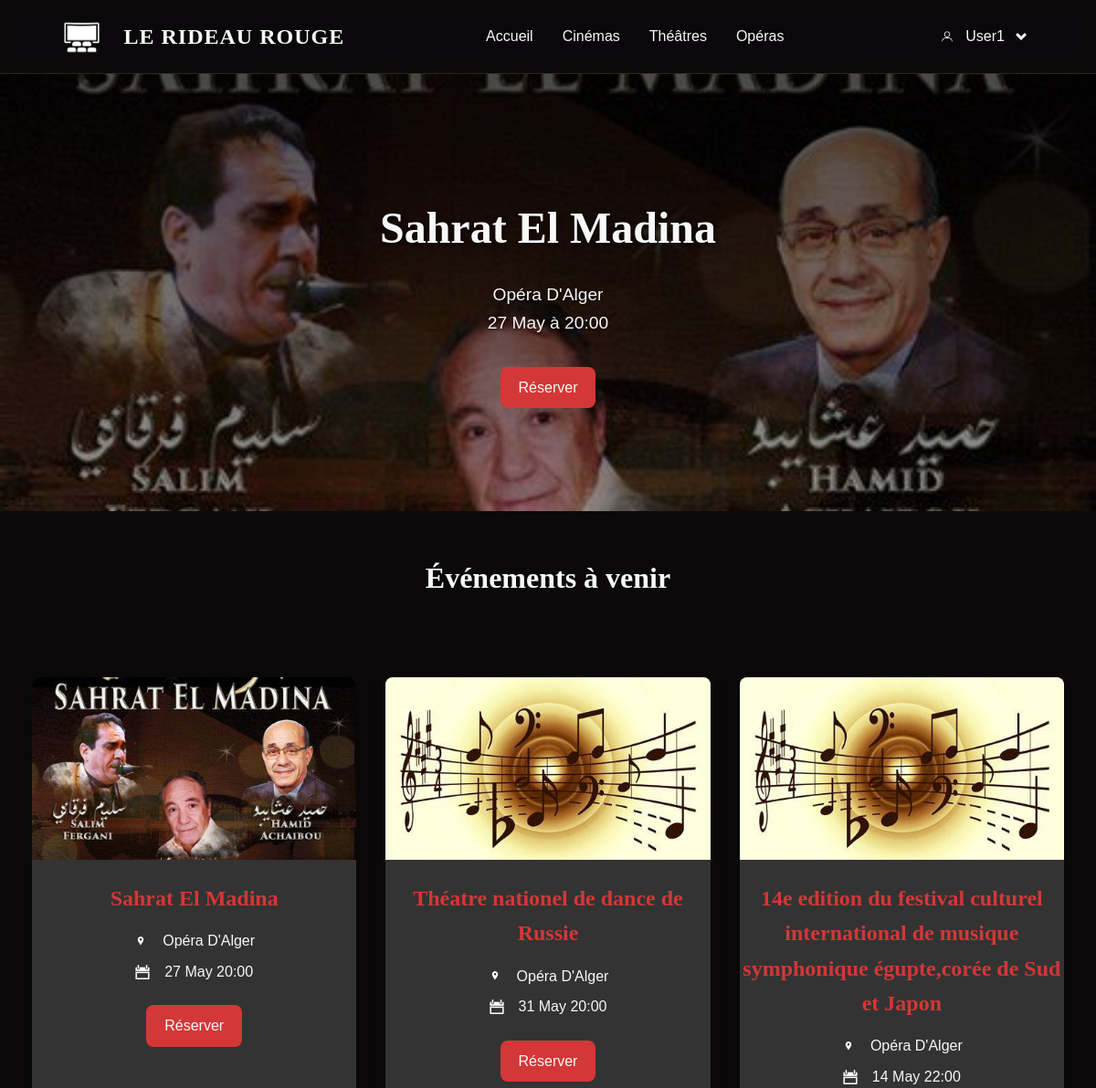
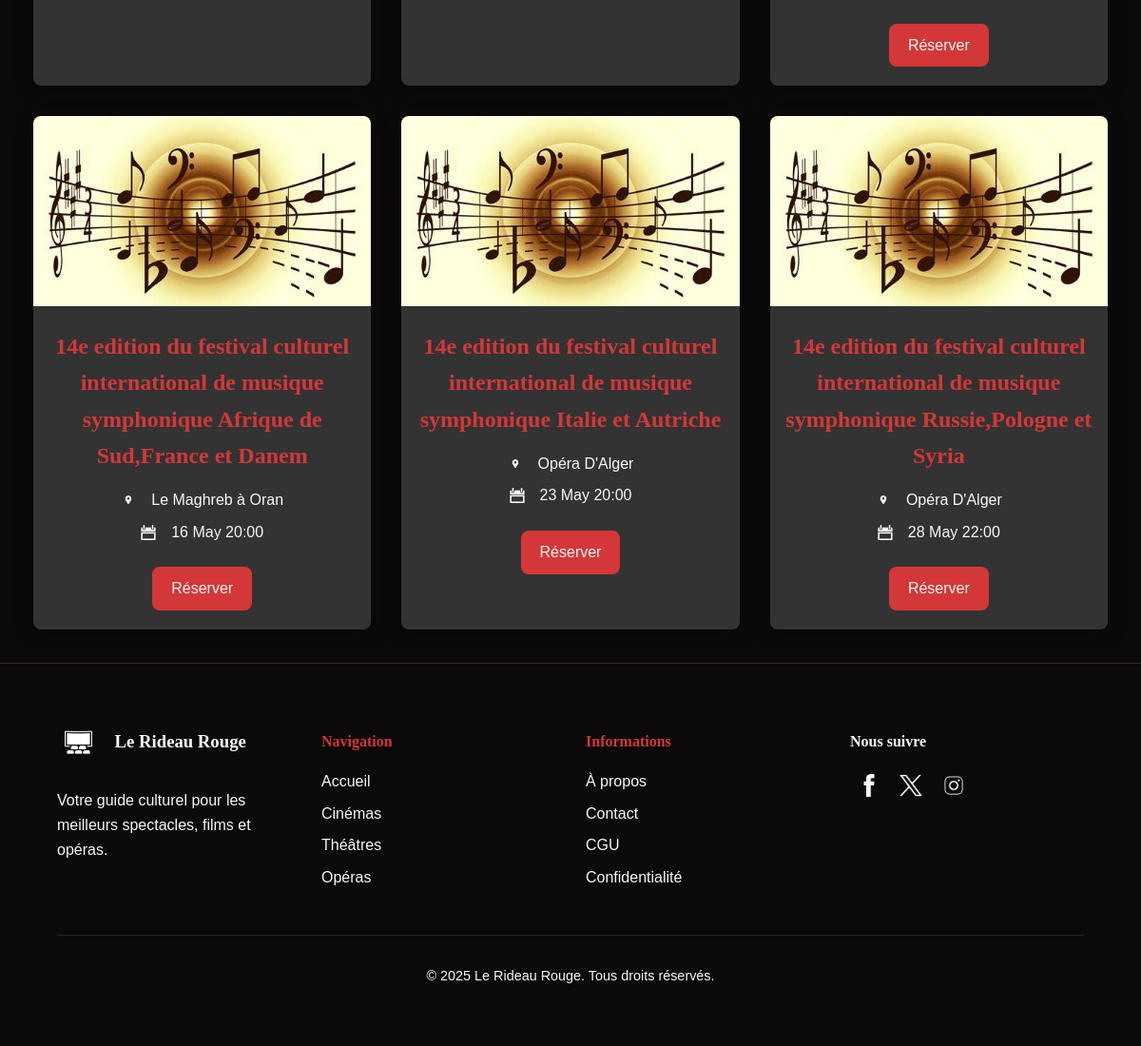
/Opera.php (signed in), run on the app's committed database (2 pictures, top to bottom).
### tables this page shows
CREATE TABLE events (
    id INT AUTO_INCREMENT PRIMARY KEY,
    title VARCHAR(100) NOT NULL,
    event_description TEXT,
    image_path VARCHAR(255),
    category ENUM('cinema','theatre','opera') NOT NULL,
    date_event DATETIME NOT NULL,
    venue VARCHAR(100) NOT NULL,
    price DECIMAL(10,2) NOT NULL
);

### Opera.php (the view, shortened to what this page needs)
<?php
require 'database/db_connect.php';
$category = 'opera';
?>
<!DOCTYPE html>
<html lang="fr">
<head>
    <link rel="stylesheet" href="styles/EventStyle.css">
</head>
<body>
    <?php include 'includes/Header.php'; ?>
    <?php
    $sql = "SELECT * FROM events WHERE category='$category'";
    $result = $conn->query($sql);
    $events = $result->fetchAll();
    $total_events = count($events);
    if ($total_events > 0) {
        $featured = $events[0];
    ?>
        <div class="event-hero">
            <img src="images/<?php echo $featured['image_path']; ?>" alt="<?php echo $featured['title']; ?>">
            <div class="event-hero-info">
                <h2><?php echo $featured['title']; ?></h2>
                <p><?php echo $featured['venue']; ?><br>
                   <?php echo date('d M à H:i', strtotime($featured['date_event'])); ?></p>
                <a href="reservation.php?id=<?php echo $featured['id']; ?>" class="event-btn">Réserver</a>
            </div>
        </div>
    <?php
        }
        else { ?>
            <div class="event-hero-info">
                <h2><? echo "no featured event";?></h2>
            </div>
       <?php } ?>
    <section class="events-list">
        <h2 class="events-section-title">Événements à venir</h2>
        <div class="events-grid">
            <?php foreach($events as $event): ?>
                <div class="event-card">
                    <img src="images/<?php echo $event['image_path']; ?>"
                         alt="<?php echo $event['title']; ?>"
                         class="event-image">
                    <div class="event-card-info">
                        <h3><?php echo $event['title']; ?></h3>
                        <div class="event-meta">
                            <p><img src="images/location.png" alt="Location" class="icon"> <?php echo $event['venue']; ?></p>
                            <p><img src="images/calendar.png" alt="Date" class="icon"> <?php echo date('d M H:i', strtotime($event['date_event'])); ?></p>
                        </div>
                        <a href="reservation.php?id=<?php echo $event['id']; ?>"
                           class="event-btn">Réserver</a>
                    </div>
                </div>
            <?php endforeach; ?>
        </div>
    </section>
    <?php include 'includes/Footer.php'; ?>
</body>
</html>

### styles/EventStyle.css (style rules this page uses)
.event-hero { height: 60vh; min-height: 400px; position: relative; display: flex; align-items: center; justify-content: center; margin-bottom: 3rem; overflow: hidden; }
.event-hero img { position: absolute; top: 0; left: 0; width: 100%; height: 100%; object-fit: cover; z-index: 1; }
.event-hero::before { content: ""; position: absolute; top: 0; left: 0; right: 0; bottom: 0; background: linear-gradient(rgba(0, 0, 0, 0.7), rgba(0, 0, 0, 0.4)); z-index: 2; }
.event-hero-info { position: relative; z-index: 3; text-align: center; color: var(--light-color); padding: 2rem; max-width: 800px; }
.event-hero-info h2 { font-size: 3rem; margin-bottom: 1rem; text-shadow: 2px 2px 4px rgba(0, 0, 0, 0.5); }
.event-hero-info p { font-size: 1.2rem; margin-bottom: 2rem; text-shadow: 1px 1px 2px rgba(0, 0, 0, 0.5); }
.events-grid { display: grid; grid-template-columns: repeat(auto-fit, minmax(300px, 1fr)); gap: 2rem; padding: 35px; margin: 3rem auto 0; max-width: 1200px; }
.events-section-title { text-align: center; font-size: 2rem; margin-bottom: 20px; color: var(--light-color); }
.event-card { background: var(--gray-color); border-radius: var(--border-radius); overflow: hidden; box-shadow: var(--shadow); transition: var(--transition); }
.event-image { width: 100%; height: 200px; object-fit: cover; }
.event-card-info h3 { text-align: center; display: block; width: 100%; padding: 0; font-size: 1.5rem; margin: 15px auto; color: var(--accent-color); }
.event-meta { margin-bottom: 1.5rem; }
.event-meta p { margin: 1rem 0; display: flex; justify-content: center; align-items: center; gap: 1rem; color: var(--light-color); }
.event-btn { display: inline-block; background: var(--accent-color); color: var(--light-color); padding: 10px 20px; border-radius: var(--border-radius); margin-top: 15px; text-decoration: none; transition: var(--transition); font-weight: 500; margin: 15px auto 20px; display: block; width: fit-content; }
.icon { width: 16px; height: 16px; }

### styles/style.css (style rules this page uses)
:root { --primary-color: #8b0000; --secondary-color: #b22222; --accent-color: #d43737; --light-color: #f8f8f8; --dark-color: #0b090a; --gray-color: #333333; --font-main: "Playfair Display", serif; --font-secondary: "Montserrat", sans-serif; --transition: all 0.3s ease; --shadow: 0 4px 20px rgba(0, 0, 0, 0.25); --border-radius: 8px; --overlay-dark: rgba(0, 0, 0, 0.7); --header-bg: rgba(11, 9, 10, 0.9); }
body { font-family: var(--font-secondary); margin: 0; padding: 0; background-color: var(--dark-color); color: var(--light-color); line-height: 1.6; padding-top: 80px; }
h1, h2, h3, h4, h5, h6 { font-family: var(--font-main); font-weight: 700; }
a { color: inherit; text-decoration: none; transition: var(--transition); }
.icon { width: 16px; height: 16px; vertical-align: middle; margin-right: 8px; }
.events-grid { display: grid; grid-template-columns: repeat(auto-fit, minmax(300px, 1fr)); gap: 2rem; margin-top: 3rem; }
.event-card { background-color: var(--gray-color); border-radius: var(--border-radius); overflow: hidden; transition: var(--transition); box-shadow: var(--shadow); }
.event-image { width: 100%; height: 200px; object-fit: cover; }
.event-meta { margin-bottom: 1.5rem; }
.event-meta p { margin: 0.5rem 0; display: flex; align-items: center; gap: 0.5rem; }

### data on the page
events: image_path (picture), title "Sahrat El Madina", venue "Opéra D'Alger", date_event "27 May à 20:00", date_event "27 May 20:00"
events: image_path (picture), title "Théatre nationel de dance de Russie", venue "Opéra D'Alger", date_event "31 May 20:00"
events: image_path (picture), title "14e edition du festival culturel international de musique symphonique égupte,corée de Sud et Japon", venue "Opéra D'Alger", date_event "14 May 22:00"
events: image_path (picture), title "14e edition du festival culturel international de musique symphonique Afrique de Sud,France et Danem", venue "Le Maghreb à Oran", date_event "16 May 20:00"
events: image_path (picture), title "14e edition du festival culturel international de musique symphonique Italie et Autriche", venue "Opéra D'Alger", date_event "23 May 20:00"
events: image_path (picture), title "14e edition du festival culturel international de musique symphonique Russie,Pologne et Syria", venue "Opéra D'Alger", date_event "28 May 22:00"

### other printed values
$_SESSION['username'] "User1"
